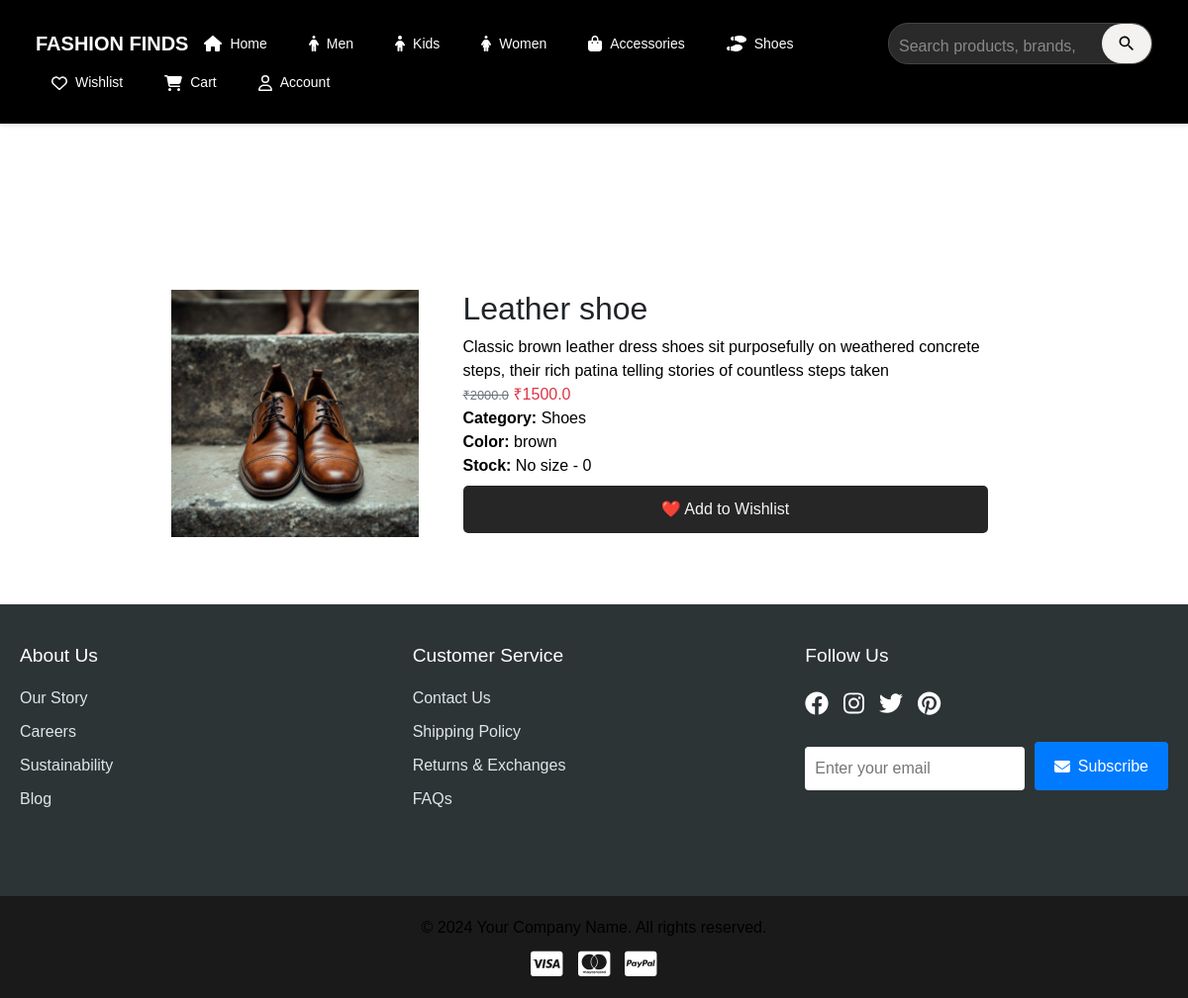
Before: /product/1 with the older database file.
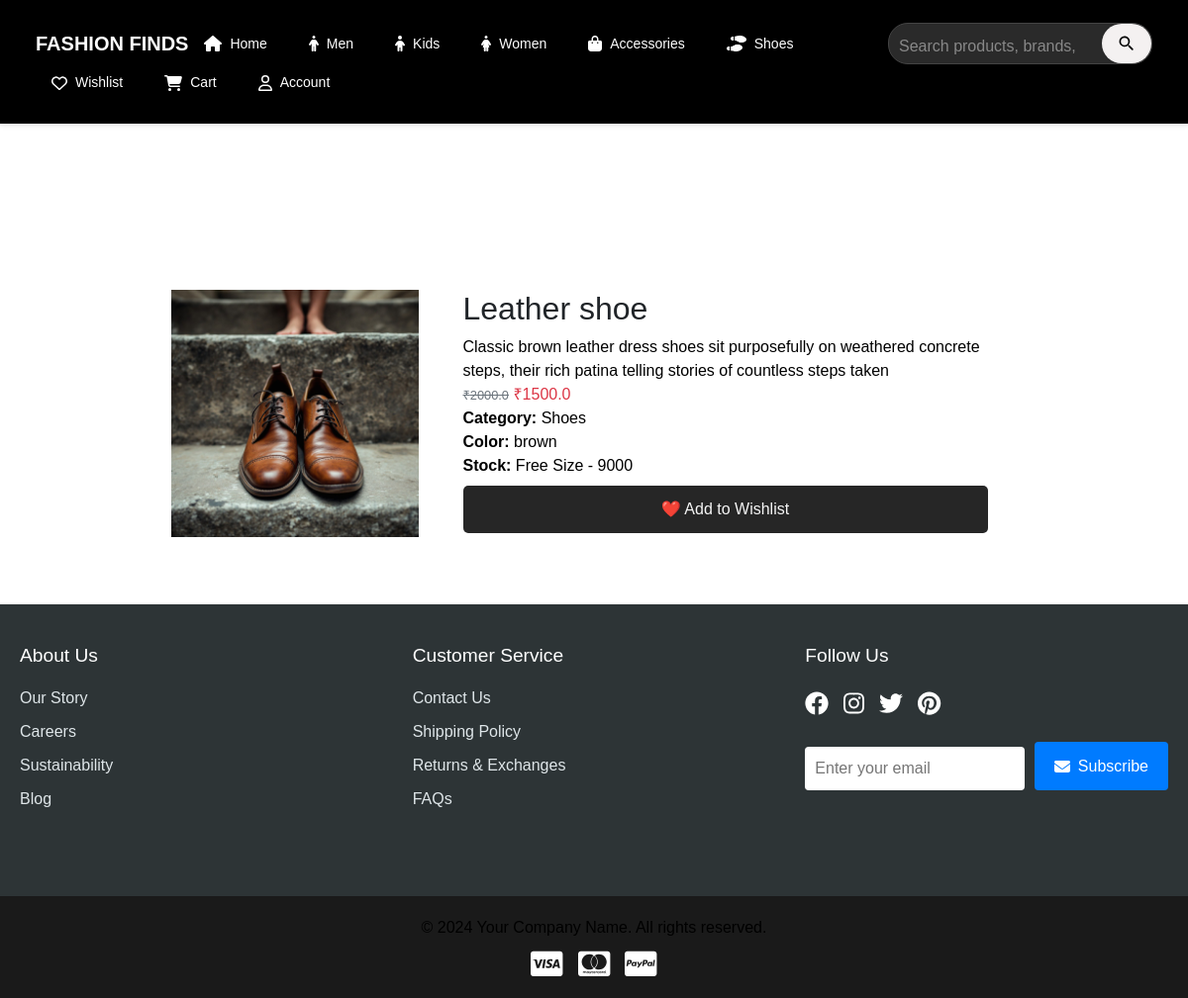
After: the same page with the newer database file.
### app/models.py (models this page shows)
class ProductSize(db.Model):
    __tablename__ = 'product_sizes'
    id = db.Column(db.Integer, primary_key=True)
    product_id = db.Column(db.Integer, db.ForeignKey('products.id'), nullable=False)
    size = db.Column(db.String(50), nullable=False, default="No size")
    quantity = db.Column(db.Integer, nullable=False, default=0)

### app/views.py (the view)
@views.route('/product/<int:product_id>')
def product_info(product_id):
    product = Product.query.get_or_404(product_id)
    sizes = ProductSize.query.filter_by(product_id=product.id).all()
    suggested_products = Product.query.filter(Product.id != product.id).order_by(db.func.random()).limit(4).all()
    return render_template("product_details.html", product=product, sizes=sizes, suggested_products=suggested_products)

### app/templates/product_details.html (shortened to what this page needs)
{% extends 'base.html' %}
{% block content %}
<div class="container py-5">
    <div class="row">
        {% if product.product_picture %}
        <img src="{{ url_for('views.get_image', filename=product.product_picture) }}"
             alt="{{ product.product_name }}"
             width="250"
             height="250">
         {% else %}
        No Image
            {% endif %}
        </div>
        <div class="col-md-6">
            <h2>{{ product.product_name }}</h2>
            <p>{{ product.description }}</p>
            <p class="text-danger fw-bold">
                <span class="text-muted small"><s>₹{{ product.previous_price }}</s></span> ₹{{ product.current_price }}
            </p>
            <p><strong>Category:</strong> {{ product.category }}</p>
            <p><strong>Color:</strong> {{ product.color }}</p>
            <p><strong>Stock:</strong>
                {% for sizes in product.quantity_size %}
                    <tr>
                        <td class="size-value">{{ sizes.size }}</td> -
                        <td class="quantity-value {% if sizes.quantity < 10 %}low-stock{% else %}in-stock{% endif %}">
                            {{ sizes.quantity }}
                        </td> {% if product.quantity_size | length > 1 %} | {% endif %}
                    </tr>
                {% endfor %}
            </p>
            <form action="{{ url_for('views.wishlist_add', product_id=product.id) }}" method="POST">
                <button type="submit" class="btn btn-outline-danger mt-2">❤️ Add to Wishlist</button>
            </form>
        </div>
    </div>
{% endblock %}

Changed rows visible on the page:
removed ProductSize: size "No size", quantity "0"
added ProductSize: size "Free Size", quantity "9000"
